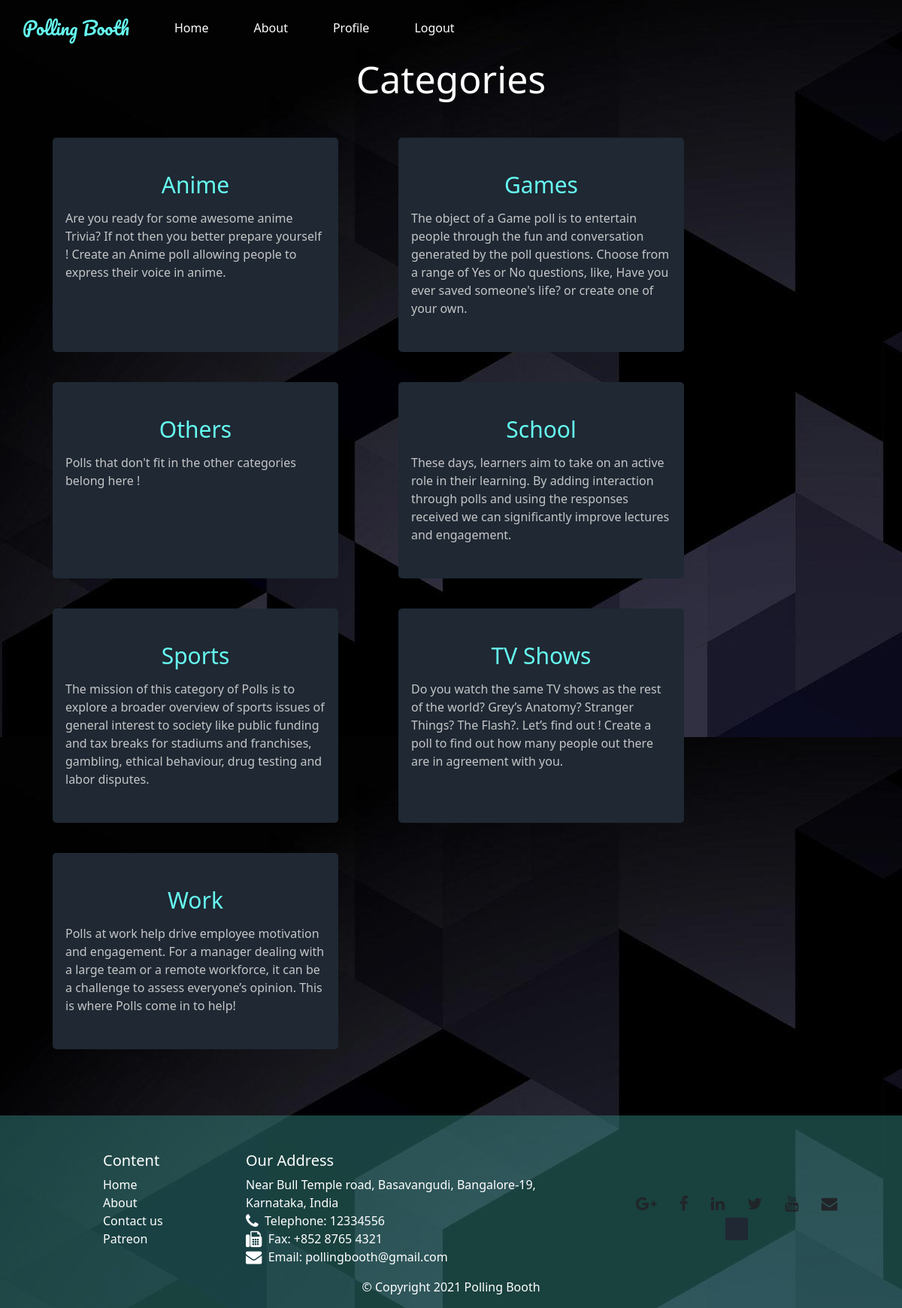
Page /categories.php (signed in) on the committed database.
### tables this page shows
CREATE TABLE `categories` (
  `type` varchar(256) NOT NULL,
  `description` varchar(256) NOT NULL
);

### includes/functions.inc.php (called while the page is built, shortened)
<?php
function fetchCategories($conn) {
    $sql = "SELECT * FROM categories;";
    $result = mysqli_query($conn, $sql);
    $rowsNum = mysqli_num_rows($result);
    if ($rowsNum > 0) {
        $rows = mysqli_fetch_all($result, MYSQLI_ASSOC);
        return $rows;
    }
    return false;
}

### categories.php (the view, shortened to what this page needs)
<?php
include_once "header.php";
require_once "includes/dbh.inc.php";
require_once "includes/functions.inc.php";
$categories = fetchCategories($conn);
?>
<h2 class="text-center mb-5" style="color: white; font-size:50px;">Categories</h2>
<div class="polls container">
    <div class="row">
        <?php
        if (!empty($categories)) {
            foreach ($categories as $category) {
                echo "<div class='poll-container col-6 col-sm-4'><a href=polls.php?type=" .urlencode($category["type"]) . ">" . $category["type"] . "</a>";
                if ($category["description"]) {
                    echo "<p class='desc'>" . $category["description"] . "</p>";
                }
                echo "</div>";
            }
        } else {
            echo "<h3 style='color:grey;'>&nbsp&nbsp--Sorry no categories available!--</h3>";
        }
        ?>
    </div>
</div>
<?php
include_once "footer.php";
?>
</body>
</html>

### style.css (style rules this page uses)
html, body { margin: 0px; padding: 0px; }
.poll-container { background-color: #1f2833; color: #C5C6C7; border-radius: 5px; overflow: hidden; padding: 30px; margin: 40px; }
.poll-container a { color: #66fcf1; padding: 10px; font-size: 30px; text-decoration: none; display: flex; justify-content: center; }
.desc { margin-left: 5px; margin-right: 5px; }

### rows in the picture
categories: type "Anime", description "Are you ready for some awesome anime Trivia? If not then you better prepare yourself ! Create an Anime poll allowing people to express their voice in anime."
categories: type "Games", description "The object of a Game poll is to entertain people through the fun and conversation generated by the poll questions. Choose from a range of Yes or No questions, like, Have you ever saved someone's life? or create one of your own."
categories: type "Others", description "Polls that don't fit in the other categories belong here !"
categories: type "School", description "These days, learners aim to take on an active role in their learning. By adding interaction through polls and using the responses received we can significantly improve lectures and engagement."
categories: type "Sports", description "The mission of this category of Polls is to explore a broader overview of sports issues of general interest to society like public funding and tax breaks for stadiums and franchises, gambling, ethical behaviour, drug testing and labor disputes."
categories: type "TV Shows", description "Do you watch the same TV shows as the rest of the world? Grey’s Anatomy? Stranger Things? The Flash?. Let’s find out ! Create a poll to find out how many people out there are in agreement with you."
categories: type "Work", description "Polls at work help drive employee motivation and engagement. For a manager dealing with a large team or a remote workforce, it can be a challenge to assess everyone’s opinion. This is where Polls come in to help!"
